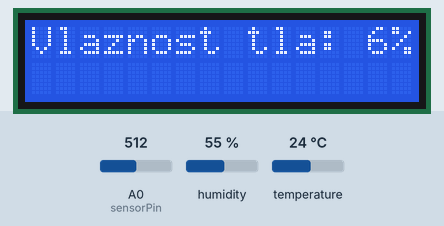
Simulated run of this sketch. Board: Arduino Uno, built with avr-gcc and run on an emulated ATmega328P. Parts: 16×2 character LCD. The inputs (shaded band) are chosen by the test bench; at power-on: humidity 55 %, A0 (sensorPin) = 512, temperature 24 °C.

Above: at 3.2 s.
3.3 s: humidity set to 22 %
At 8.5 s:
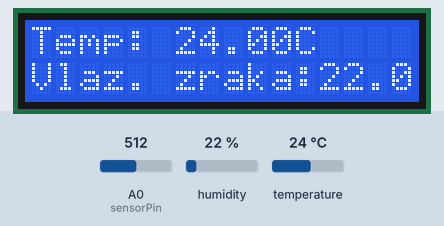
17.3 s: A0 (sensorPin) set to 716
At 22.6 s:
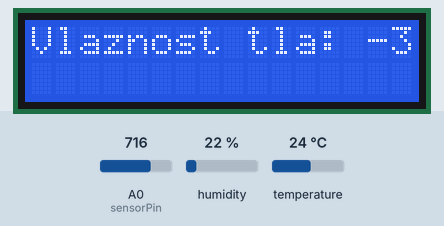
28.6 s: temperature set to 12 °C
At 37.7 s:
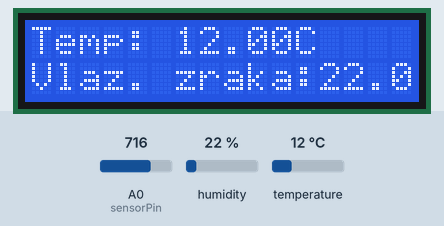
42.6 s: A0 (sensorPin) set to 900
At 52.9 s:
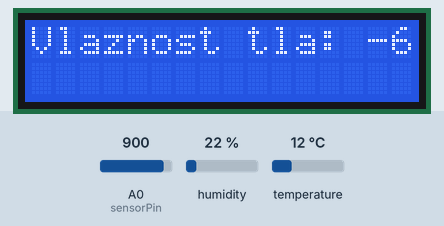
53.7 s: humidity set to 40 %
At 57.9 s:
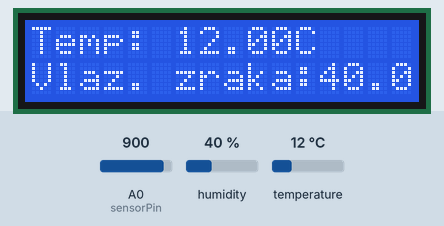
63.7 s: A0 (sensorPin) set to 1023
At 73.2 s:
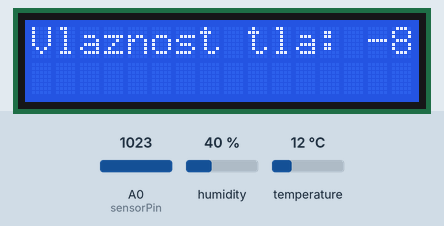
Timing chart, 0 to 74.7 s (numbered marks = the images above; inputs shaded):
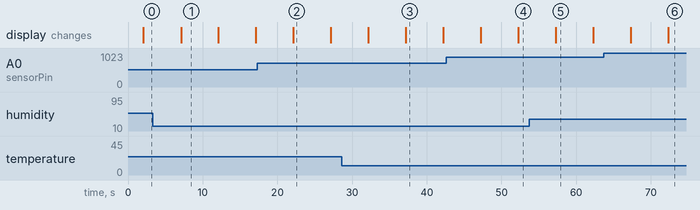

The sketch:

temperatura_i_vlaznost_tla.ino
```cpp
#include <LiquidCrystal.h>
#include "DHT.h"

# define DHTPIN 6
#define DHTTYPE DHT11
DHT dht(DHTPIN,DHTTYPE);

int sensorPin = A0;
int outputValue ;
//DHT DHT1;

LiquidCrystal lcd(12, 11, 5, 4, 3, 2);

void setup()
{
  lcd.begin(16, 2);
  lcd.print("Citanje podataka sa senzora ...");
  dht.begin();
  delay(2000);
}

void loop()
{
  outputValue= analogRead(sensorPin);
  outputValue = map(outputValue,550,0,0,100);

  lcd.setCursor(0,0);
  lcd.print("Vlaznost tla: ");
  lcd.print(outputValue);
  lcd.print("%");
  delay(5000);
  lcd.clear();
  float t=dht.readTemperature();
  float h=dht.readHumidity();
  if (isnan(h) || isnan(t)) {
    Serial.println(F("Greska pri citanju!"));
    return;
  }
  lcd.setCursor(0,0);
  lcd.print("Temp: ");
  lcd.print(t);

  lcd.print("C");
  lcd.setCursor(0,1);
  lcd.print("Vlaz. zraka:");
  lcd.print(h);
  lcd.print("%");
  delay(5000);
  lcd.clear();

}
```

Measured:
- what the display in image 1 shows lasts 5.0 s, from 7.1 s to 12.1 s
